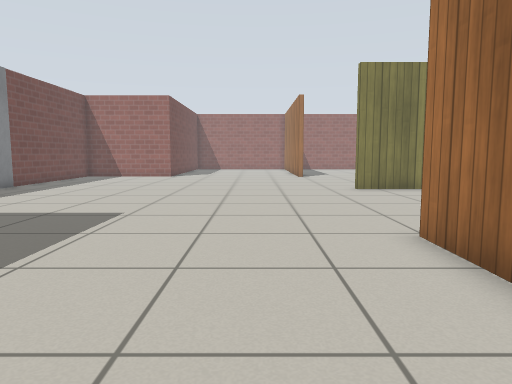
[1] (above)

16 first-person views from a walk through a Gazebo world. The camera is 0.72 m above the floor, tilts 6° down and sees 70° across. The floor is counted in squares, 0.5 m on a side. Each view is taken from the middle of a square. On the plan, view 1 faces up. The plan holds only what a view shows up to about 16 squares ahead; the rest is blank. Simple patterns stand in for the simulator's built-in surfaces.

[2]
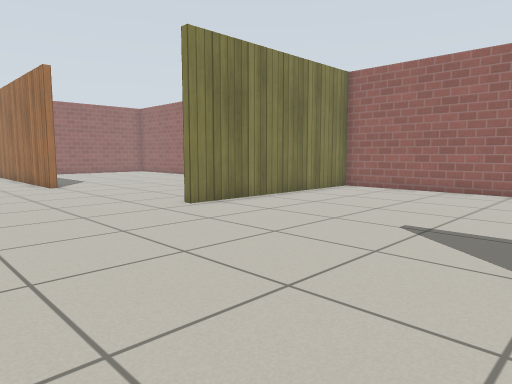

[3]
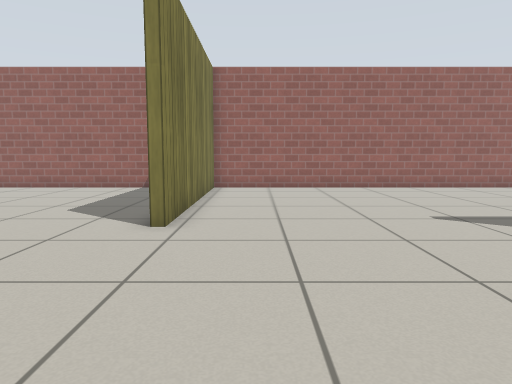

[4]
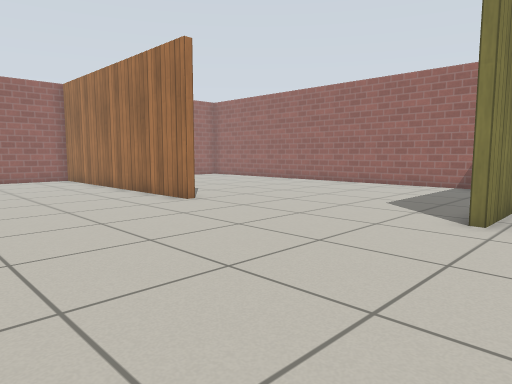

[5]
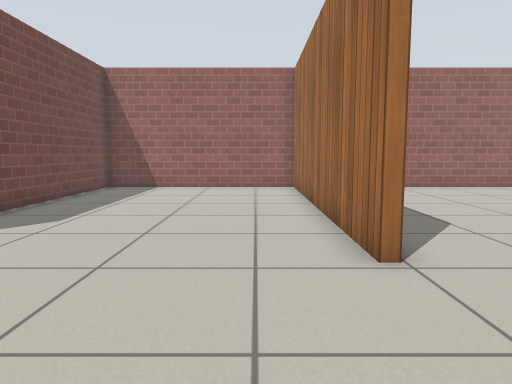

[6]
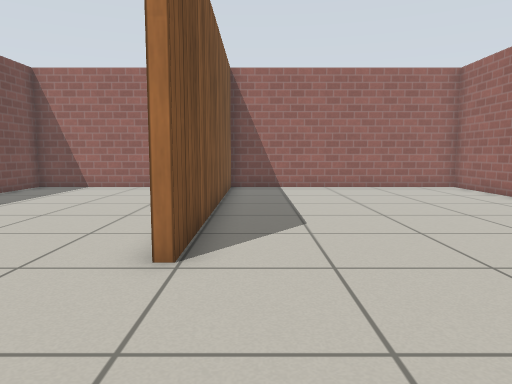

[7]
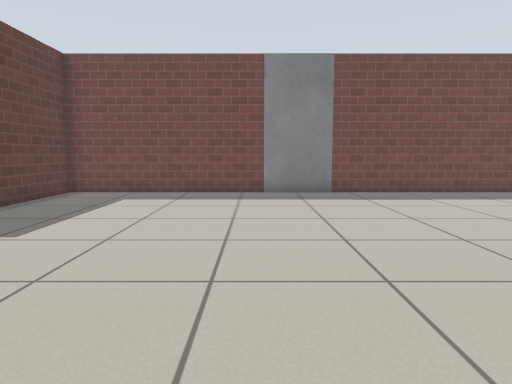

[8]
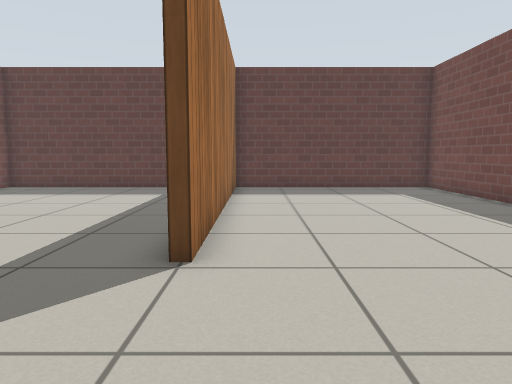

[9]
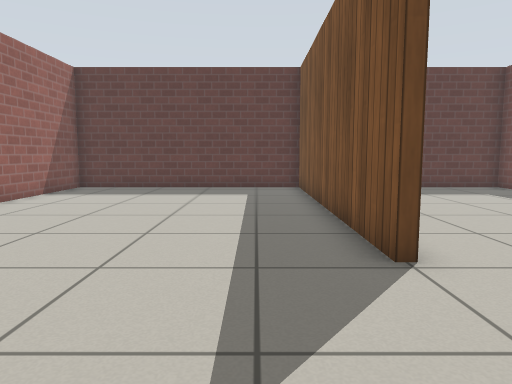

[10]
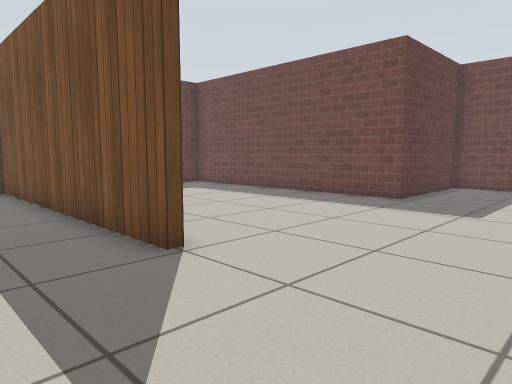

[11]
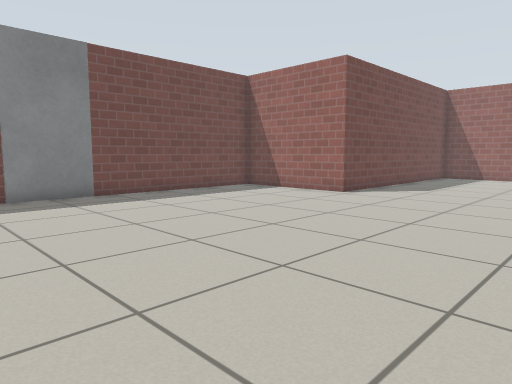

[12]
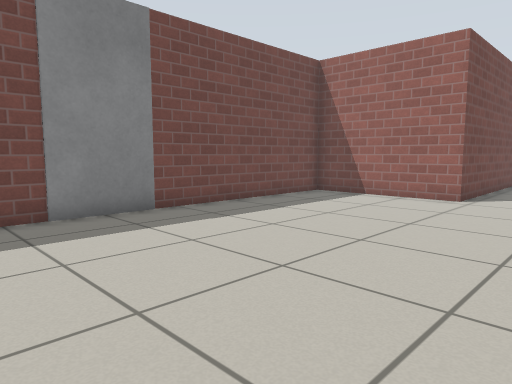

[13]
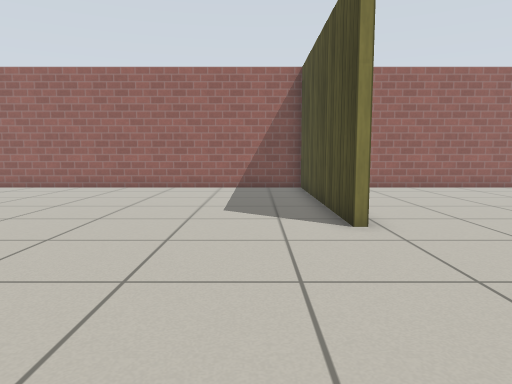

[14]
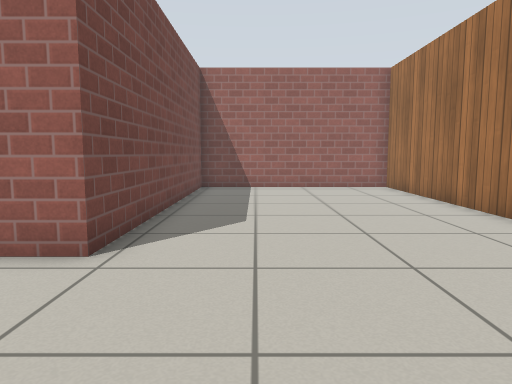

[15]
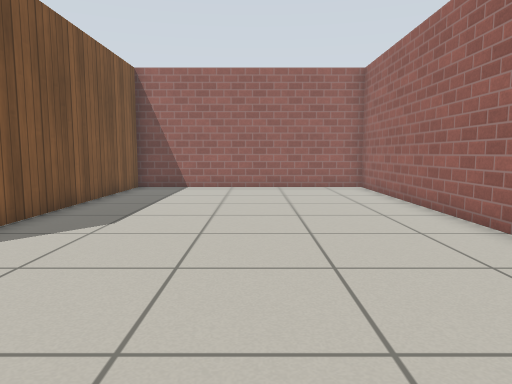

[16]
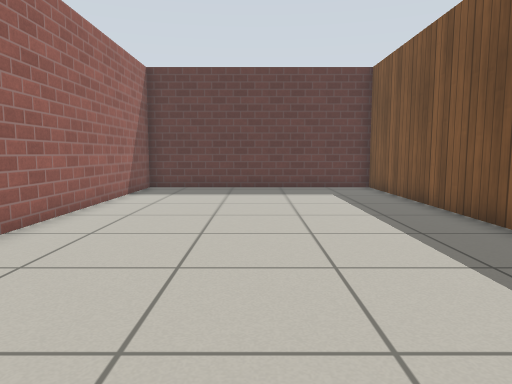

### Floor plan
Points are (right, up) in squares from view 1. A wall is a line through its corners. A room is listed if a view was taken in it or the views show most of it. See-through windows are left out.
Room 1 (views 1, 2, 3, 4, 5, 6, 7, 8, 9, 10, 11, 12, 13, 14, 15, 16)
walls: (4, 15.1) (12.6, 15.1) (12.6, 33.7) (2.9, 33.7) (2.9, 22.6); (2.6, 22.6) (2.6, 33.7) (-5.3, 33.7) (-5.3, 23) (-10.5, 23) (-10.5, 15.8); (-10.5, 13.4) (-10.5, 6.1) (-5.3, 6.1) (-5.3, -4.6) (2.9, -4.6) (2.9, 6.3) (3.1, 6.3) (3.1, -4.6) (12.6, -4.6) (12.6, 14.8) (4, 14.8)
objects: door leaf (-11, 14) to (-11, 15)

Where each view was taken, in squares from view 1:
view 1: 0 up, 0 right, facing up
view 2: 6 up, 2 left, facing up-right
view 3: 13 up, 3 left, facing right
view 4: 13 up, 4 left, facing up-right
view 5: 18 up, 1 right, facing up
view 6: 18 up, 4 right, facing up
view 7: 13 up, 3 right, facing left
view 8: 11 up, 2 right, facing down
view 9: 11 up, 5 right, facing down
view 10: 11 up, 6 right, facing down-left
view 11: 11 up, 2 right, facing up-left
view 12: 11 up, 2 left, facing up-left
view 13: 17 up, 3 left, facing right
view 14: 18 up, 3 left, facing up
view 15: 18 up, 8 right, facing up
view 16: 11 up, 8 right, facing down
